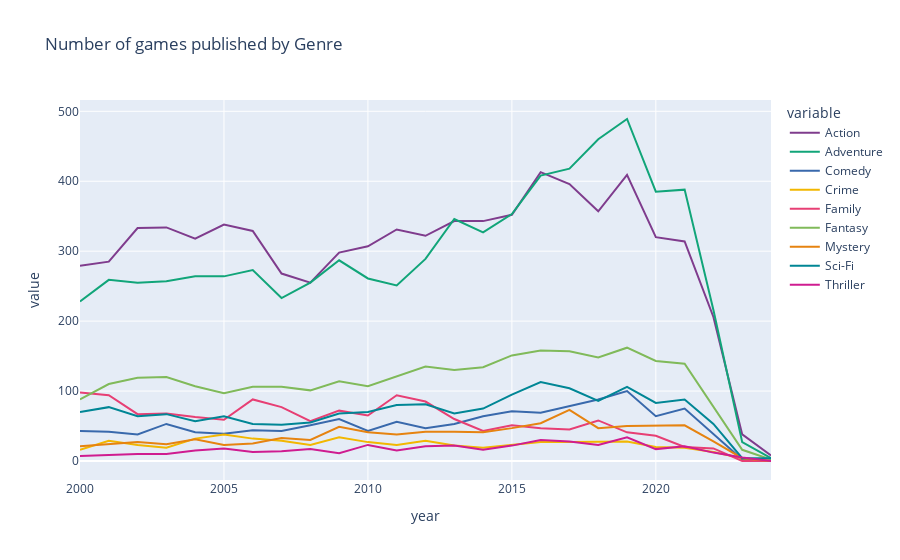

Here is the notebook cell this chart was saved with:
### Code cell
# found this visualization online. thought I would include here because of it's impact
# plot the number games release for each genre over a period of time
fig = px.line(genre_by_year_df, x=genre_by_year_df.index, y=genre_by_year_df.columns, 
              title='Number of games published by Genre', color_discrete_sequence=px.colors.qualitative.Bold)
fig.show()

### Figure 1 — Plotly figure (JSON) as saved in the notebook; plotly's stock layout.template omitted (floating-point values rounded to 4 significant figures)
{"data": [{"hovertemplate": "variable=Action<br>year=%{x}<br>value=%{y}<extra></extra>", "legendgroup": "Action", "line": {"color": "rgb(127, 60, 141)", "dash": "solid"}, "marker": {"symbol": "circle"}, "mode": "lines", "name": "Action", "orientation": "v", "showlegend": true, "type": "scatter", "x": [2000, 2001, 2002, 2003, 2004, 2005, 2006, 2007, 2008, 2009, 2010, 2011, 2012, 2013, 2014, 2015, 2016, 2017, 2018, 2019, 2020, 2021, 2022, 2023, 2024], "xaxis": "x", "y": [279, 285, 333, 334, 318, 338, 329, 268, 255, 298, 307, 331, 322, 343, 343, 352, 413, 396, 357, 409, 320, 314, 206, 38, 8], "yaxis": "y"}, {"hovertemplate": "variable=Adventure<br>year=%{x}<br>value=%{y}<extra></extra>", "legendgroup": "Adventure", "line": {"color": "rgb(17, 165, 121)", "dash": "solid"}, "marker": {"symbol": "circle"}, "mode": "lines", "name": "Adventure", "orientation": "v", "showlegend": true, "type": "scatter", "x": [2000, 2001, 2002, 2003, 2004, 2005, 2006, 2007, 2008, 2009, 2010, 2011, 2012, 2013, 2014, 2015, 2016, 2017, 2018, 2019, 2020, 2021, 2022, 2023, 2024], "xaxis": "x", "y": [228, 259, 255, 257, 264, 264, 273, 233, 255, 287, 261, 251, 289, 346, 327, 353, 408, 418, 460, 489, 385, 388, 216, 27, 4], "yaxis": "y"}, {"hovertemplate": "variable=Comedy<br>year=%{x}<br>value=%{y}<extra></extra>", "legendgroup": "Comedy", "line": {"color": "rgb(57, 105, 172)", "dash": "solid"}, "marker": {"symbol": "circle"}, "mode": "lines", "name": "Comedy", "orientation": "v", "showlegend": true, "type": "scatter", "x": [2000, 2001, 2002, 2003, 2004, 2005, 2006, 2007, 2008, 2009, 2010, 2011, 2012, 2013, 2014, 2015, 2016, 2017, 2018, 2019, 2020, 2021, 2022, 2023, 2024], "xaxis": "x", "y": [43, 42, 38, 53, 41, 39, 44, 43, 51, 60, 43, 56, 47, 53, 64, 71, 69, 79, 88, 100, 64, 75, 39, 2, 0], "yaxis": "y"}, {"hovertemplate": "variable=Crime<br>year=%{x}<br>value=%{y}<extra></extra>", "legendgroup": "Crime", "line": {"color": "rgb(242, 183, 1)", "dash": "solid"}, "marker": {"symbol": "circle"}, "mode": "lines", "name": "Crime", "orientation": "v", "showlegend": true, "type": "scatter", "x": [2000, 2001, 2002, 2003, 2004, 2005, 2006, 2007, 2008, 2009, 2010, 2011, 2012, 2013, 2014, 2015, 2016, 2017, 2018, 2019, 2020, 2021, 2022, 2023, 2024], "xaxis": "x", "y": [16, 29, 23, 19, 32, 38, 32, 29, 23, 34, 27, 23, 29, 22, 19, 23, 27, 27, 28, 28, 20, 19, 13, 4, 0], "yaxis": "y"}, {"hovertemplate": "variable=Family<br>year=%{x}<br>value=%{y}<extra></extra>", "legendgroup": "Family", "line": {"color": "rgb(231, 63, 116)", "dash": "solid"}, "marker": {"symbol": "circle"}, "mode": "lines", "name": "Family", "orientation": "v", "showlegend": true, "type": "scatter", "x": [2000, 2001, 2002, 2003, 2004, 2005, 2006, 2007, 2008, 2009, 2010, 2011, 2012, 2013, 2014, 2015, 2016, 2017, 2018, 2019, 2020, 2021, 2022, 2023, 2024], "xaxis": "x", "y": [98, 94, 67, 68, 63, 59, 88, 77, 57, 72, 65, 94, 85, 60, 43, 51, 47, 45, 58, 41, 36, 20, 18, 0, 0], "yaxis": "y"}, {"hovertemplate": "variable=Fantasy<br>year=%{x}<br>value=%{y}<extra></extra>", "legendgroup": "Fantasy", "line": {"color": "rgb(128, 186, 90)", "dash": "solid"}, "marker": {"symbol": "circle"}, "mode": "lines", "name": "Fantasy", "orientation": "v", "showlegend": true, "type": "scatter", "x": [2000, 2001, 2002, 2003, 2004, 2005, 2006, 2007, 2008, 2009, 2010, 2011, 2012, 2013, 2014, 2015, 2016, 2017, 2018, 2019, 2020, 2021, 2022, 2023, 2024], "xaxis": "x", "y": [88, 110, 119, 120, 107, 97, 106, 106, 101, 114, 107, 121, 135, 130, 134, 151, 158, 157, 148, 162, 143, 139, 77, 16, 2], "yaxis": "y"}, {"hovertemplate": "variable=Mystery<br>year=%{x}<br>value=%{y}<extra></extra>", "legendgroup": "Mystery", "line": {"color": "rgb(230, 131, 16)", "dash": "solid"}, "marker": {"symbol": "circle"}, "mode": "lines", "name": "Mystery", "orientation": "v", "showlegend": true, "type": "scatter", "x": [2000, 2001, 2002, 2003, 2004, 2005, 2006, 2007, 2008, 2009, 2010, 2011, 2012, 2013, 2014, 2015, 2016, 2017, 2018, 2019, 2020, 2021, 2022, 2023, 2024], "xaxis": "x", "y": [21, 24, 27, 24, 31, 23, 25, 33, 30, 49, 41, 38, 42, 42, 41, 47, 54, 73, 47, 50, 51, 51, 28, 4, 0], "yaxis": "y"}, {"hovertemplate": "variable=Sci-Fi<br>year=%{x}<br>value=%{y}<extra></extra>", "legendgroup": "Sci-Fi", "line": {"color": "rgb(0, 134, 149)", "dash": "solid"}, "marker": {"symbol": "circle"}, "mode": "lines", "name": "Sci-Fi", "orientation": "v", "showlegend": true, "type": "scatter", "x": [2000, 2001, 2002, 2003, 2004, 2005, 2006, 2007, 2008, 2009, 2010, 2011, 2012, 2013, 2014, 2015, 2016, 2017, 2018, 2019, 2020, 2021, 2022, 2023, 2024], "xaxis": "x", "y": [70, 77, 64, 67, 57, 64, 53, 52, 55, 68, 70, 80, 81, 68, 75, 95, 113, 104, 86, 106, 83, 88, 53, 4, 4], "yaxis": "y"}, {"hovertemplate": "variable=Thriller<br>year=%{x}<br>value=%{y}<extra></extra>", "legendgroup": "Thriller", "line": {"color": "rgb(207, 28, 144)", "dash": "solid"}, "marker": {"symbol": "circle"}, "mode": "lines", "name": "Thriller", "orientation": "v", "showlegend": true, "type": "scatter", "x": [2000, 2001, 2002, 2003, 2004, 2005, 2006, 2007, 2008, 2009, 2010, 2011, 2012, 2013, 2014, 2015, 2016, 2017, 2018, 2019, 2020, 2021, 2022, 2023, 2024], "xaxis": "x", "y": [7, 9, 10, 10, 15, 18, 13, 14, 17, 11, 23, 15, 21, 22, 16, 22, 30, 28, 23, 34, 17, 21, 12, 5, 0], "yaxis": "y"}], "layout": {"autosize": true, "legend": {"title": {"text": "variable"}, "tracegroupgap": 0}, "title": {"text": "Number of games published by Genre"}, "xaxis": {"anchor": "y", "autorange": true, "domain": [0, 1], "range": [2000, 2024], "title": {"text": "year"}, "type": "linear"}, "yaxis": {"anchor": "x", "autorange": true, "domain": [0, 1], "range": [-27.17, 516.2], "title": {"text": "value"}, "type": "linear"}}}
